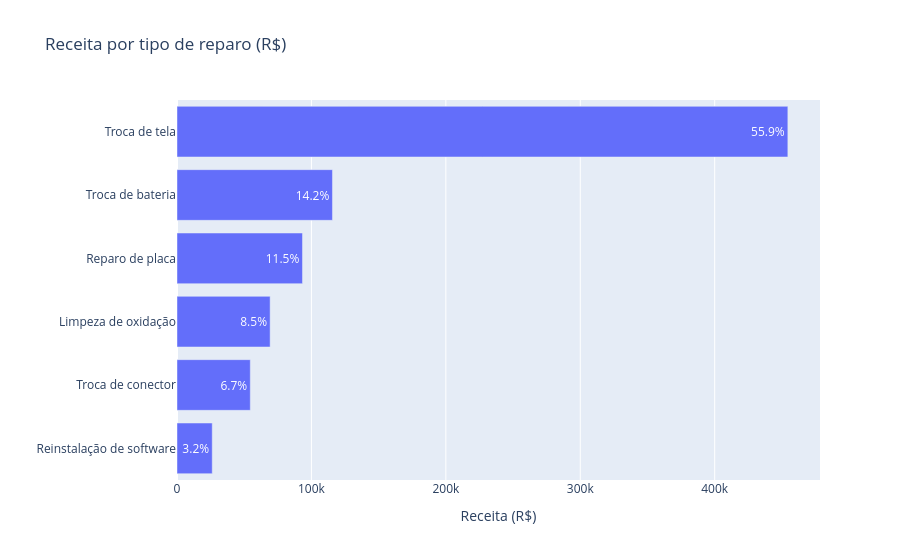

The notebook cell saved with this chart:
### Markdown cell above
## 6. Receita por tipo de reparo

### Code cell
receita = entregues.groupby("tipo_reparo")["valor"].sum().reset_index()
receita["percentual"] = (receita["valor"] / receita["valor"].sum() * 100).round(1)
receita = receita.sort_values("valor")

fig = px.bar(receita, x="valor", y="tipo_reparo", orientation="h",
             title="Receita por tipo de reparo (R$)", text="percentual")
fig.update_traces(texttemplate="%{text}%")
fig.update_layout(xaxis_title="Receita (R$)", yaxis_title="")
fig.show()

print(f"Receita total: R$ {entregues['valor'].sum():,.2f}")
print(f"Ticket médio:  R$ {entregues['valor'].mean():,.2f}")

### Figure 1 — Plotly figure (JSON) as saved in the notebook; plotly's stock layout.template omitted (floating-point values rounded to 4 significant figures)
{"data": [{"hovertemplate": "valor=%{x}<br>tipo_reparo=%{y}<br>percentual=%{text}<extra></extra>", "legendgroup": "", "marker": {"color": "#636efa", "pattern": {"shape": ""}}, "name": "", "orientation": "h", "showlegend": false, "text": [3.2, 6.7, 8.5, 11.5, 14.2, 55.9], "textposition": "auto", "texttemplate": "%{text}%", "type": "bar", "x": [26210.0, 54520.0, 69280.0, 93340.0, 115700.0, 454400.0], "xaxis": "x", "y": ["Reinstalação de software", "Troca de conector", "Limpeza de oxidação", "Reparo de placa", "Troca de bateria", "Troca de tela"], "yaxis": "y"}], "layout": {"barmode": "relative", "legend": {"tracegroupgap": 0}, "title": {"text": "Receita por tipo de reparo (R$)"}, "xaxis": {"anchor": "y", "domain": [0.0, 1.0], "title": {"text": "Receita (R$)"}}, "yaxis": {"anchor": "x", "domain": [0.0, 1.0], "title": {"text": ""}}}}
